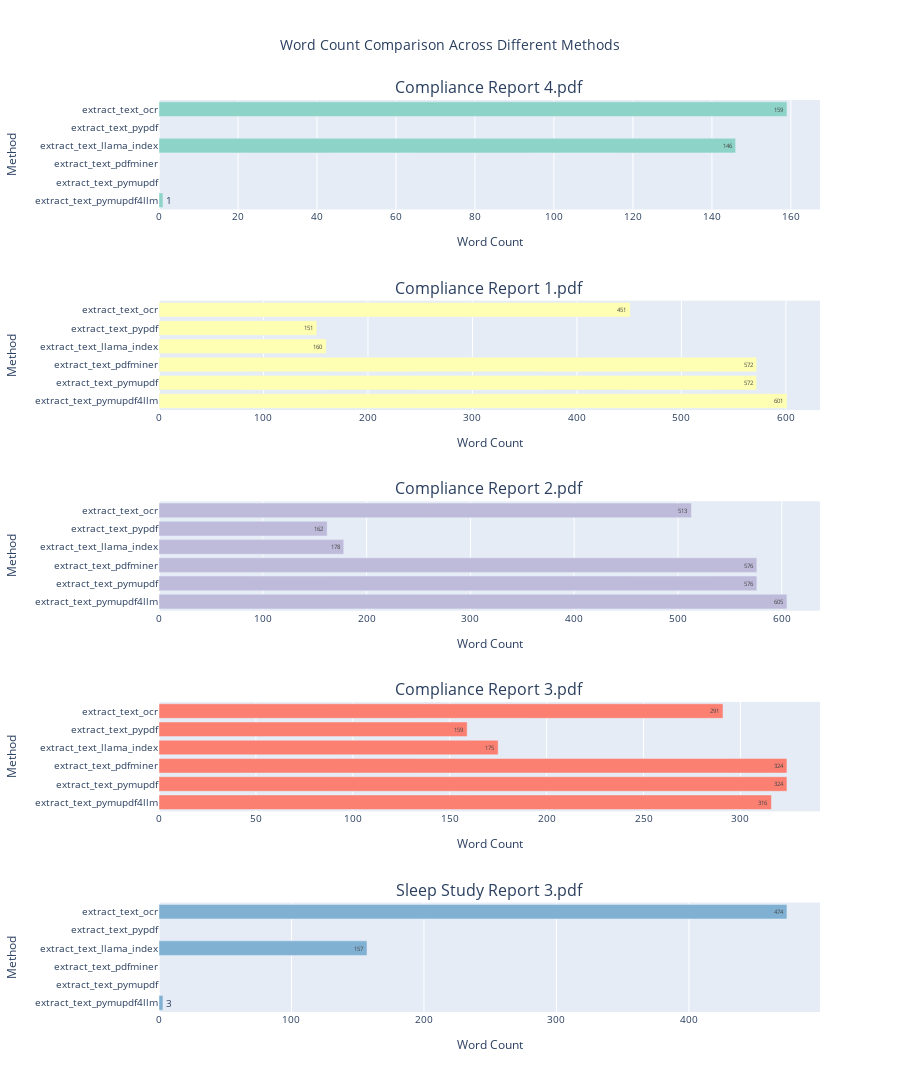

Notebook cell for this chart:
### Code cell
import plotly.express as px
import plotly.graph_objects as go
from plotly.subplots import make_subplots

# Create a subplot figure with 5 rows
fig = make_subplots(rows=5, cols=1, subplot_titles=list(results['extract_text_pymupdf4llm']['texts'].keys())[:5],
                    vertical_spacing=0.1)

# Color scale for the bars
colors = px.colors.qualitative.Set3

for i, file_name in enumerate(list(results['extract_text_pymupdf4llm']['texts'].keys())[:5], start=1):
    word_counts = {function_name: len(data['texts'][file_name].split()) 
                  for function_name, data in results.items()}
    
    # Add bar trace for each file
    fig.add_trace(
        go.Bar(
            x=list(word_counts.values()),
            y=list(word_counts.keys()),
            orientation='h',
            marker_color=colors[i-1],
            name=file_name,
            text=list(word_counts.values()),  # Add text labels
            textposition='auto',
        ),
        row=i, col=1
    )

# Update layout
fig.update_layout(
    height=1200,  # Increase height to accommodate all subplots
    showlegend=False,
    title_text="Word Count Comparison Across Different Methods",
    title_x=0.5,  # Center the title
    font=dict(size=10),
)

# Update axes labels
fig.update_xaxes(title_text="Word Count")
fig.update_yaxes(title_text="Method")

# Add hover template
fig.update_traces(
    hovertemplate="<b>Method:</b> %{y}<br>" +
                  "<b>Word Count:</b> %{x}<br>" +
                  "<extra></extra>"
)

fig.show()

### Figure 1 — Plotly figure (JSON) as saved in the notebook; plotly's stock layout.template omitted (floating-point values rounded to 4 significant figures)
{"data": [{"hovertemplate": "<b>Method:</b> %{y}<br><b>Word Count:</b> %{x}<br><extra></extra>", "marker": {"color": "rgb(141,211,199)"}, "name": "Compliance Report 4.pdf", "orientation": "h", "text": ["1", "0", "0", "146", "0", "159"], "textposition": "auto", "type": "bar", "x": [1, 0, 0, 146, 0, 159], "xaxis": "x", "y": ["extract_text_pymupdf4llm", "extract_text_pymupdf", "extract_text_pdfminer", "extract_text_llama_index", "extract_text_pypdf", "extract_text_ocr"], "yaxis": "y"}, {"hovertemplate": "<b>Method:</b> %{y}<br><b>Word Count:</b> %{x}<br><extra></extra>", "marker": {"color": "rgb(255,255,179)"}, "name": "Compliance Report 1.pdf", "orientation": "h", "text": ["601", "572", "572", "160", "151", "451"], "textposition": "auto", "type": "bar", "x": [601, 572, 572, 160, 151, 451], "xaxis": "x2", "y": ["extract_text_pymupdf4llm", "extract_text_pymupdf", "extract_text_pdfminer", "extract_text_llama_index", "extract_text_pypdf", "extract_text_ocr"], "yaxis": "y2"}, {"hovertemplate": "<b>Method:</b> %{y}<br><b>Word Count:</b> %{x}<br><extra></extra>", "marker": {"color": "rgb(190,186,218)"}, "name": "Compliance Report 2.pdf", "orientation": "h", "text": ["605", "576", "576", "178", "162", "513"], "textposition": "auto", "type": "bar", "x": [605, 576, 576, 178, 162, 513], "xaxis": "x3", "y": ["extract_text_pymupdf4llm", "extract_text_pymupdf", "extract_text_pdfminer", "extract_text_llama_index", "extract_text_pypdf", "extract_text_ocr"], "yaxis": "y3"}, {"hovertemplate": "<b>Method:</b> %{y}<br><b>Word Count:</b> %{x}<br><extra></extra>", "marker": {"color": "rgb(251,128,114)"}, "name": "Compliance Report 3.pdf", "orientation": "h", "text": ["316", "324", "324", "175", "159", "291"], "textposition": "auto", "type": "bar", "x": [316, 324, 324, 175, 159, 291], "xaxis": "x4", "y": ["extract_text_pymupdf4llm", "extract_text_pymupdf", "extract_text_pdfminer", "extract_text_llama_index", "extract_text_pypdf", "extract_text_ocr"], "yaxis": "y4"}, {"hovertemplate": "<b>Method:</b> %{y}<br><b>Word Count:</b> %{x}<br><extra></extra>", "marker": {"color": "rgb(128,177,211)"}, "name": "Sleep Study Report 3.pdf", "orientation": "h", "text": ["3", "0", "0", "157", "0", "474"], "textposition": "auto", "type": "bar", "x": [3, 0, 0, 157, 0, 474], "xaxis": "x5", "y": ["extract_text_pymupdf4llm", "extract_text_pymupdf", "extract_text_pdfminer", "extract_text_llama_index", "extract_text_pypdf", "extract_text_ocr"], "yaxis": "y5"}], "layout": {"annotations": [{"font": {"size": 16}, "showarrow": false, "text": "Compliance Report 4.pdf", "x": 0.5, "xanchor": "center", "xref": "paper", "y": 1, "yanchor": "bottom", "yref": "paper"}, {"font": {"size": 16}, "showarrow": false, "text": "Compliance Report 1.pdf", "x": 0.5, "xanchor": "center", "xref": "paper", "y": 0.78, "yanchor": "bottom", "yref": "paper"}, {"font": {"size": 16}, "showarrow": false, "text": "Compliance Report 2.pdf", "x": 0.5, "xanchor": "center", "xref": "paper", "y": 0.56, "yanchor": "bottom", "yref": "paper"}, {"font": {"size": 16}, "showarrow": false, "text": "Compliance Report 3.pdf", "x": 0.5, "xanchor": "center", "xref": "paper", "y": 0.34, "yanchor": "bottom", "yref": "paper"}, {"font": {"size": 16}, "showarrow": false, "text": "Sleep Study Report 3.pdf", "x": 0.5, "xanchor": "center", "xref": "paper", "y": 0.12, "yanchor": "bottom", "yref": "paper"}], "font": {"size": 10}, "height": 1200, "showlegend": false, "title": {"text": "Word Count Comparison Across Different Methods", "x": 0.5}, "xaxis": {"anchor": "y", "domain": [0, 1], "title": {"text": "Word Count"}}, "xaxis2": {"anchor": "y2", "domain": [0, 1], "title": {"text": "Word Count"}}, "xaxis3": {"anchor": "y3", "domain": [0, 1], "title": {"text": "Word Count"}}, "xaxis4": {"anchor": "y4", "domain": [0, 1], "title": {"text": "Word Count"}}, "xaxis5": {"anchor": "y5", "domain": [0, 1], "title": {"text": "Word Count"}}, "yaxis": {"anchor": "x", "domain": [0.88, 1], "title": {"text": "Method"}}, "yaxis2": {"anchor": "x2", "domain": [0.66, 0.78], "title": {"text": "Method"}}, "yaxis3": {"anchor": "x3", "domain": [0.44, 0.56], "title": {"text": "Method"}}, "yaxis4": {"anchor": "x4", "domain": [0.22, 0.34], "title": {"text": "Method"}}, "yaxis5": {"anchor": "x5", "domain": [0, 0.12], "title": {"text": "Method"}}}}
